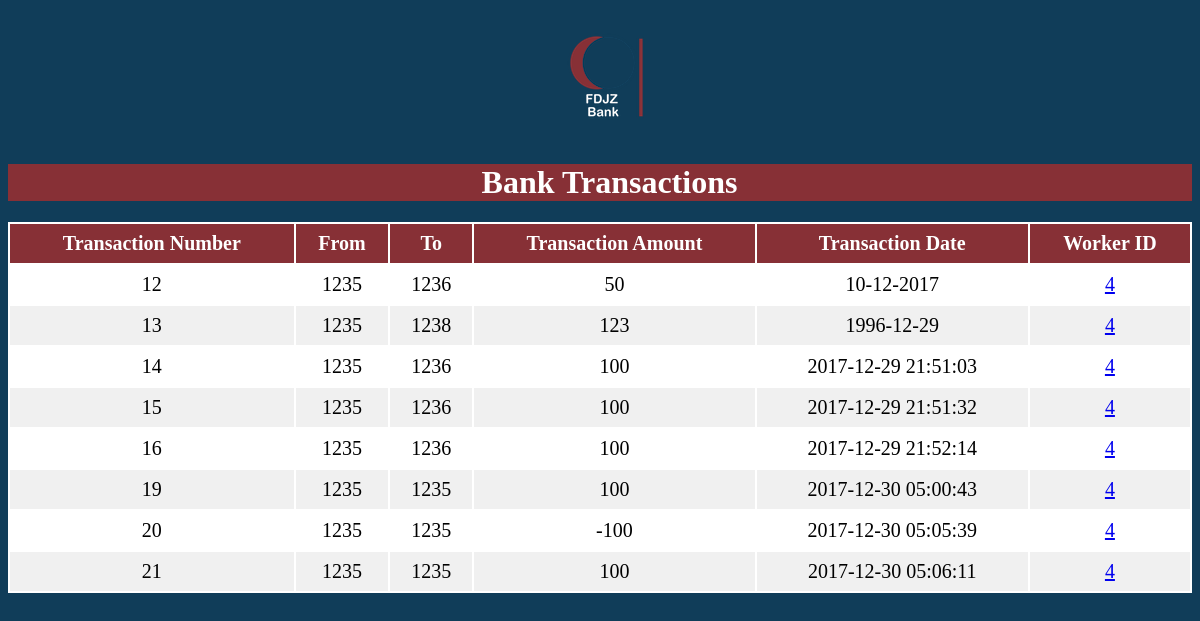
Page /Worker/php/ViewSpecificTransaction.php?id=1002 on the earlier database version.
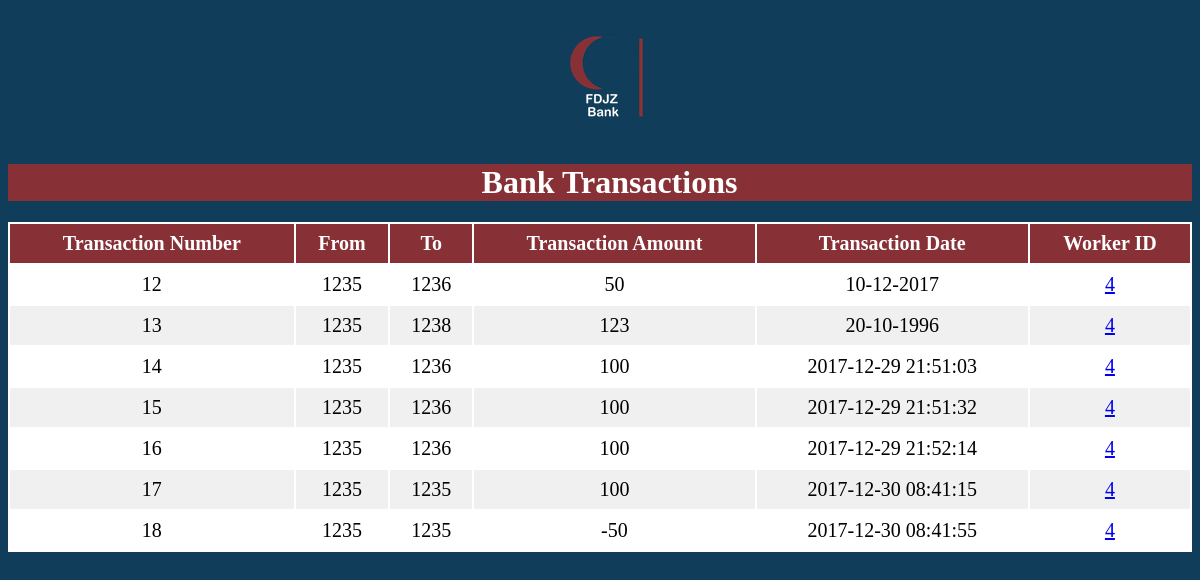
Same page on the later database version.
### tables this page shows
CREATE TABLE `TRANSACTIONS` (
  `TransactionID` int(11) NOT NULL,
  `FromAccount` int(11) NOT NULL,
  `ToAccount` int(11) NOT NULL,
  `Amount` float DEFAULT NULL,
  `TransactionDate` varchar(50) DEFAULT NULL,
  `WorkerID` int(11) NOT NULL
);

### Worker/ClassesGedida/dbconnect.php (called while the page is built, shortened)
<?php
  class dbconnect
  {
      private $servername;
      private $username;
      private $password;
      private $db;
      private $con;
      function __construct()
      {
          $this->servername = "localhost";
          $this->username = "root";
          $this->password = "";
          $this->db = "FDJZ";
          $this->con = $this->Connect();
      }
      function connect()
      {
          $this->con = mysqli_connect($this->servername, $this->username, $this->password, $this->db);
          if ($this -> con ->connect_error)
          {
              die("Failed to connect: " .$this->con->connect_error);
          }
          else
          {
              return $this->con;
          }
      }
      function executesql($sql)
      {
        $result = mysqli_query($this->con, $sql);
        if($result == TRUE)
              {
          return $result;
        }
        else
              {
          echo "Error executing SQL statement: " .$this->con->error;
        }
      }
  }
?>

### Worker/ClassesGedida/Transactions.php (the view, shortened to what this page needs)
<?php
require_once "../ClassesGedida/dbconnect.php";
  class Transactions
  {
      function viewTransactionsBySpecificCustomer($id){
      			$db = new dbconnect;
      			$db->connect();
      			$sql = "SELECT * FROM `TRANSACTIONS`, bank_accounts
      							WHERE  bank_accounts.UserID = '$id'
      							AND FromAccount = bank_accounts.AccountNumber
      							";
      			$result = $db->executesql($sql);
      			foreach($result as $row){
      					echo'<tr>';
      					echo'<td>'.$row['TransactionID'].'</td>';
      					echo'<td>'.$row['FromAccount'].'</td>';
      					echo'<td>'.$row['ToAccount'].'</td>';
      					echo'<td>'.$row['Amount'].'</td>';
      					echo'<td>'.$row['TransactionDate'].'</td>';
      					echo'<td><a href="WorkerReportFromTransaction.php?id='.$row['WorkerID'].'">'.$row['WorkerID'].'</a></td>';
      					echo'</tr>';
      			}
	  }
    }
?>

Differences in the rows shown:
removed transactions: TransactionID "19", FromAccount "1235", ToAccount "1235", Amount "100", TransactionDate "2017-12-30 05:00:43", WorkerID "4"
removed transactions: TransactionID "20", FromAccount "1235", ToAccount "1235", Amount "-100", TransactionDate "2017-12-30 05:05:39", WorkerID "4"
removed transactions: TransactionID "21", FromAccount "1235", ToAccount "1235", Amount "100", TransactionDate "2017-12-30 05:06:11", WorkerID "4"
changed transactions id 13: TransactionDate "1996-12-29" → "20-10-1996"
now on this page (row edited): transactions: TransactionID "17", FromAccount "1235", ToAccount "1235", Amount "100", TransactionDate "2017-12-30 08:41:15", WorkerID "4"
added transactions: TransactionID "18", FromAccount "1235", ToAccount "1235", Amount "-50", TransactionDate "2017-12-30 08:41:55", WorkerID "4"
